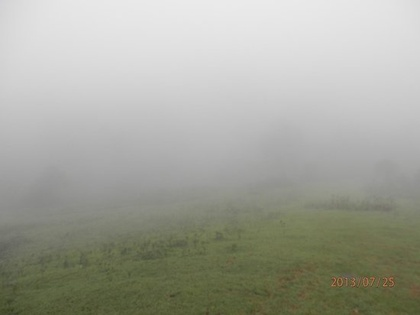
%> input picture FourierTransform/scene.jpg, 420 x 315 px, shrunk from 550 x 412 before the run
$ octave homomorphfilter.m   (GNU Octave 9; MATLAB toolbox functions it lacks are replaced by stand-ins)
%> lines starting %> are read from the running program, lines starting %| are printed output that depends on the picture
### FourierTransform/homomorph.m
function res = homomorph(im,lowg,highg)
% inputs
% im is the result of applying 2D fft on the input image
%lowg is the gammaLow value for homomorphic filtering
%highg is the gammaHigh value for homomorphic filtering
%outputs
% res is the homomorphic filtered image
dif=(highg-lowg); %(gammahigh-gammalow)
sig=15; %sigma of gaussian
[r,c]=size(im);
for i=1:r
    for j=1:c

    p=-(((i-(r/2))^2+(j-(c/2))^2)/(2*(sig^2)));
    k=(1/2*3.14*(sig^2));
    % term=(1-k*exp()) since this is a high pass gaussian filter
    % term=(k*exp()) for low pass gaussian filter
    term(i,j)=(1-k*exp(p) );

    end
end
for i=1:r
    for j=1:c
    h(i,j)=(dif*term(i,j))+lowg;
    end
end
for i=1:r
    for j=1:c
    res(i,j)=im(i,j)*h(i,j);
    end
end

### FourierTransform/homomorphfilter.m
clear all
%read input image
dim=imread('scene.jpg');
%> dim is the input picture: size 315x420x3 uint8; mean R, G, B 163.5, 164.7, 154.2
cim=double(dim);
[r,c]=size(dim);
%> r = 315; c = 1260
cim=cim+1;
% add 1 to pixels to remove 0 values which would result in undefined log values
% natural log
lim=log(cim);
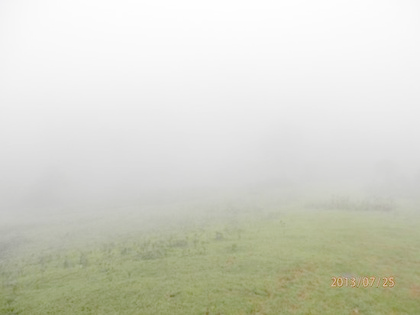
%> lim: size 315x420x3 double; mean R, G, B 5.05, 5.06, 4.94; drawn with min black and max white
%2D fft
fim=fft2(lim);
lowg=.9; %(lower gamma threshold, must be lowg < 1)
highg=1.1; %(higher gamma threshold, must be highg > 1)
% make sure the the values are symmetrically differenced
% function call
him=homomorph(fim,lowg,highg);
%> after the loop in homomorph, `for i=1:r`:
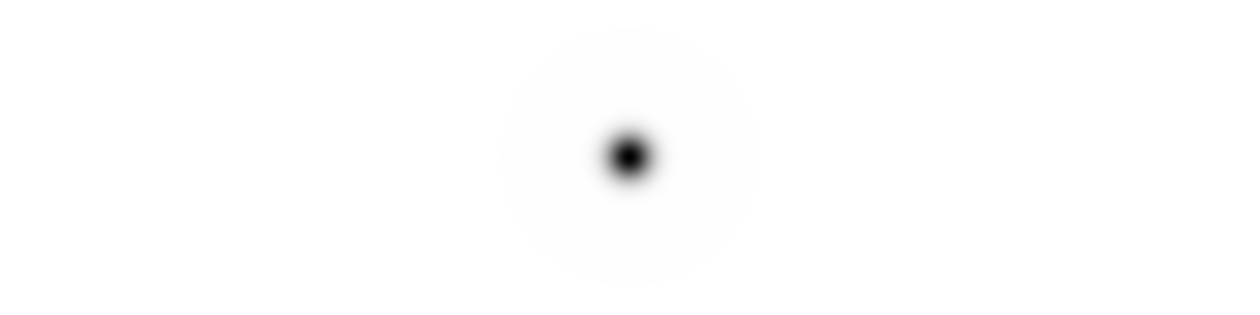
%> term: size 315x1260 double; min -352.1, max 1, mean -0.258; drawn with min black and max white
%inverse 2D fft
ifim=ifft2(him);


%exponent of result
eim=exp(ifim);

figure;
subplot(2,3,1);imshow(dim);title('Origional image');
subplot(2,3,2);imshow(lim);title('Natural Logarithm');
subplot(2,3,3);imshow(uint8(fim));title('Fourier transform');
%> (this line was passed over: imshow is not available in this run)
subplot(2,3,4);imshow(him);title('Homomorphic filter');
%> after `imshow(him)`:
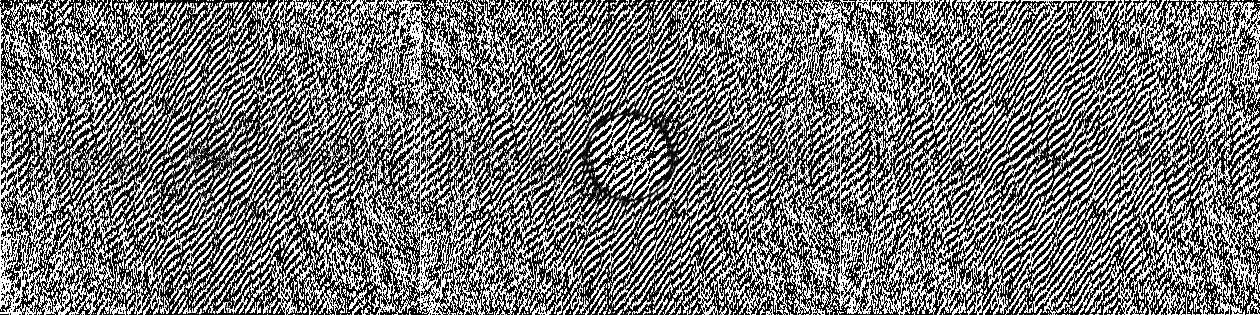
%> displayed picture: size 315x1260, on the screen's scale of 0 to 255; min 0, max 255, mean 116.6
subplot(2,3,5);imshow((ifim));title('Inverse fourier transform');
subplot(2,3,6);imshow(uint8(eim));title('Final result');
%> (this line was passed over: imshow is not available in this run)
% eim has the final result

$ run again, with FourierTransform/Gaussianfilter.jpg copied over FourierTransform/scene.jpg
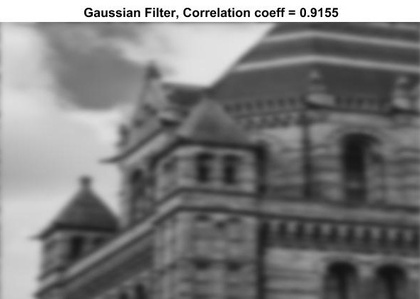
%> input picture FourierTransform/Gaussianfilter.jpg, 420 x 299 px, shrunk from 593 x 422 before the run
%> dim is the input picture: size 299x420x3 uint8; min 0, max 255, mean 123.6
%> `lim=log(cim);`:
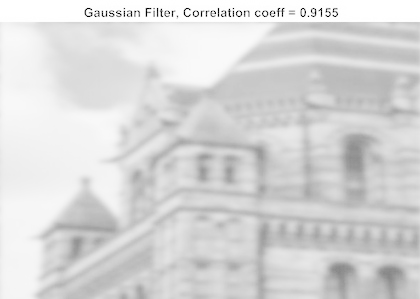
%> lim: size 299x420x3 double; min 0, max 5.55, mean 4.7; drawn with min black and max white
%> `imshow((ifim))`:
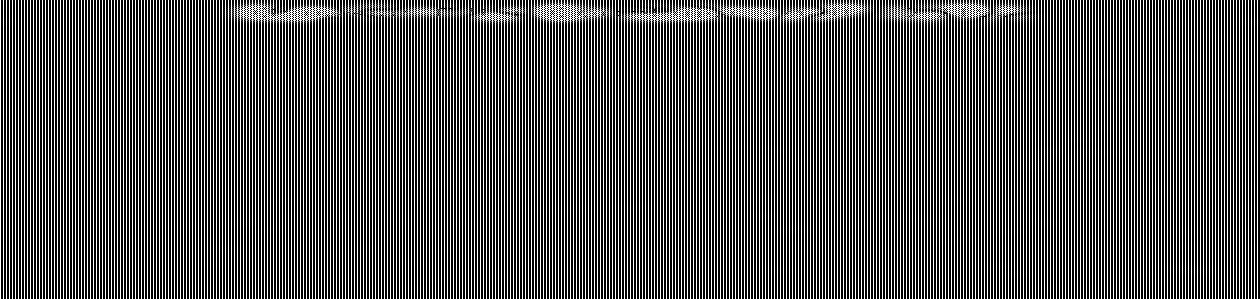
%> displayed picture: size 299x1260, on the screen's scale of 0 to 255; min 0, max 255, mean 87

$ run again, with FourierTransform/art1.jpg copied over FourierTransform/scene.jpg
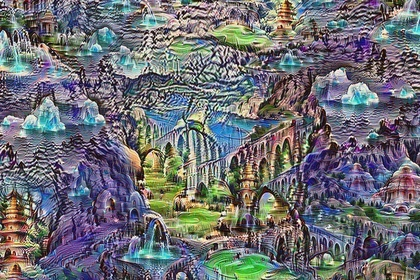
%> input picture FourierTransform/art1.jpg, 420 x 280 px, shrunk from 1500 x 1000 before the run
%> dim is the input picture: size 280x420x3 uint8; mean R, G, B 109.3, 110.2, 115.8
%> `lim=log(cim);`:
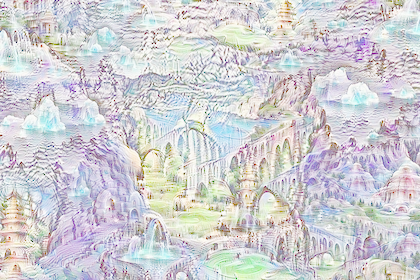
%> lim: size 280x420x3 double; mean R, G, B 4.55, 4.53, 4.61; drawn with min black and max white
%> `imshow(him)`:
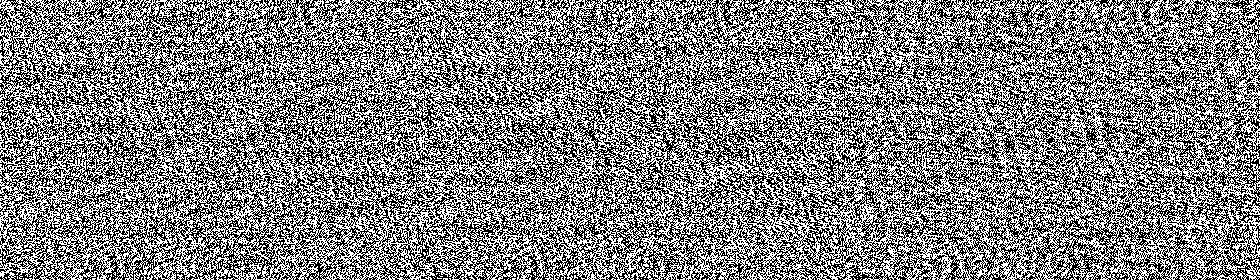
%> displayed picture: size 280x1260, on the screen's scale of 0 to 255; min 0, max 255, mean 127.9

$ run again, with FourierTransform/art3.jpg copied over FourierTransform/scene.jpg
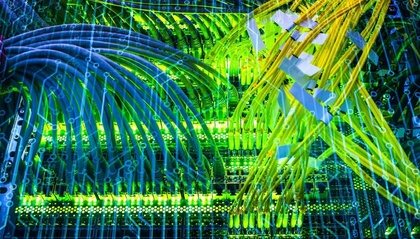
%> input picture FourierTransform/art3.jpg, 420 x 239 px, shrunk from 900 x 512 before the run
%> dim is the input picture: size 239x420x3 uint8; mean R, G, B 58, 124.8, 74.2
%> after the loop in homomorph, `for i=1:r`:
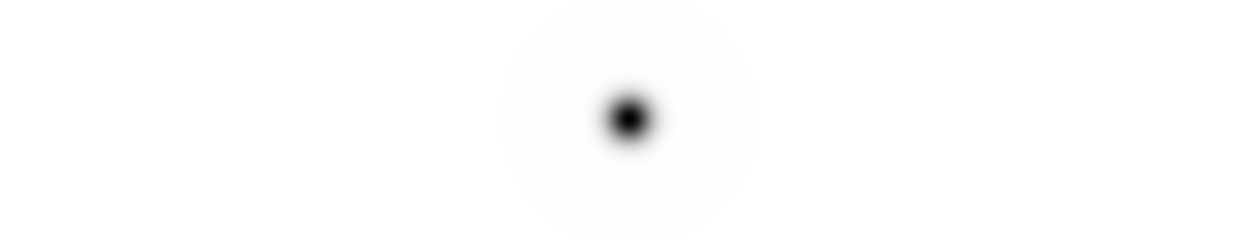
%> term: size 239x1260 double; min -352.1, max 1, mean -0.658; drawn with min black and max white
%> `imshow(him)`:
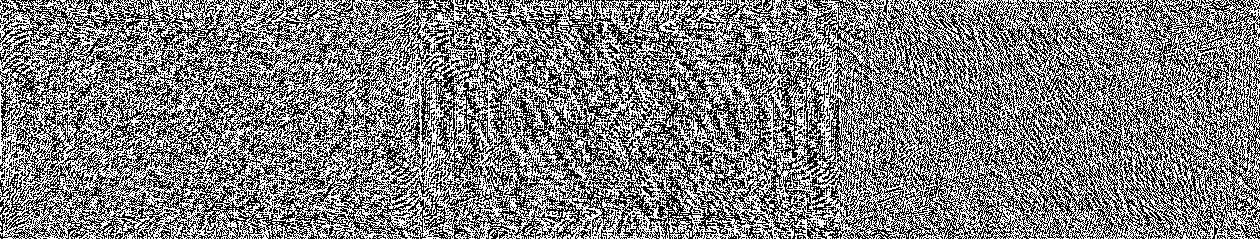
%> displayed picture: size 239x1260, on the screen's scale of 0 to 255; min 0, max 255, mean 127.6
